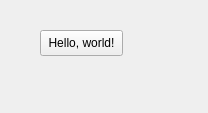
<?xml version="1.0" encoding="UTF-8"?>
<ui version="4.0">
 <class>Form</class>
 <widget class="QWidget" name="Form">
  <property name="geometry">
   <rect>
    <x>0</x>
    <y>0</y>
    <width>208</width>
    <height>113</height>
   </rect>
  </property>
  <property name="windowTitle">
   <string>Form</string>
  </property>
  <widget class="QPushButton" name="test">
   <property name="geometry">
    <rect>
     <x>40</x>
     <y>30</y>
     <width>83</width>
     <height>26</height>
    </rect>
   </property>
   <property name="text">
    <string>Hello, world!</string>
   </property>
  </widget>
 </widget>
 <resources/>
 <connections/>
</ui>
